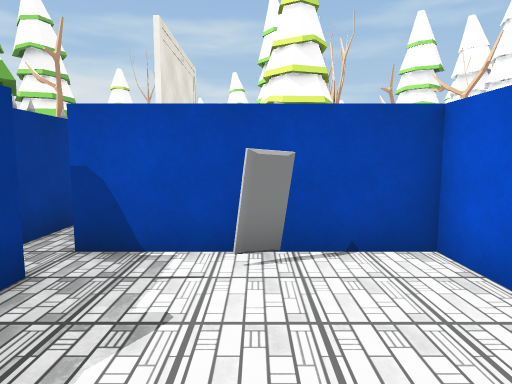
view 1 (above)

24 first-person views from a walk through a 3-D level made in the Unity game engine. The camera is 1.3 m above the floor, tilts 6° down and sees 75° across. The floor is counted in squares, 1 m on a side. Each view is taken from the middle of a square. On the plan, view 1 faces up. The plan holds only what a view shows up to about 14 squares ahead; the rest is blank. The place goes on beyond the plan. The player is left out. Some animated figures are left out. Door leaves are left out, so doorways stand open.

view 2
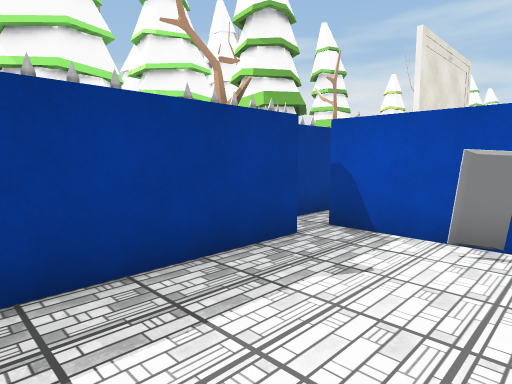

view 3
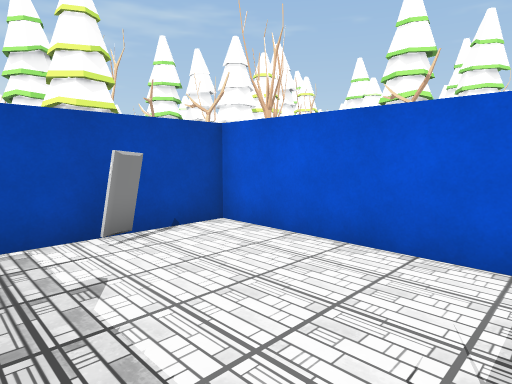

view 4
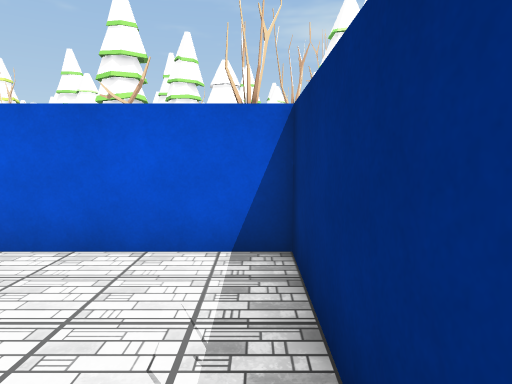

view 5
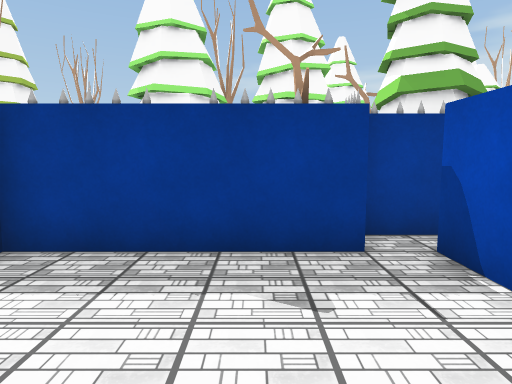

view 6
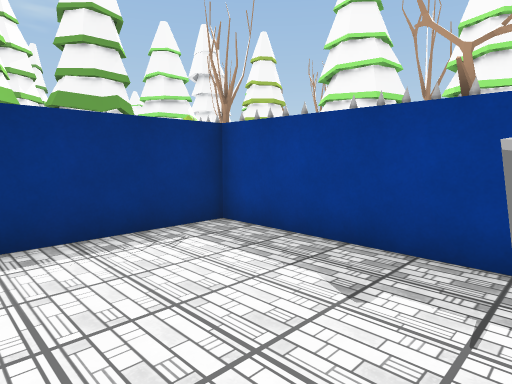

view 7
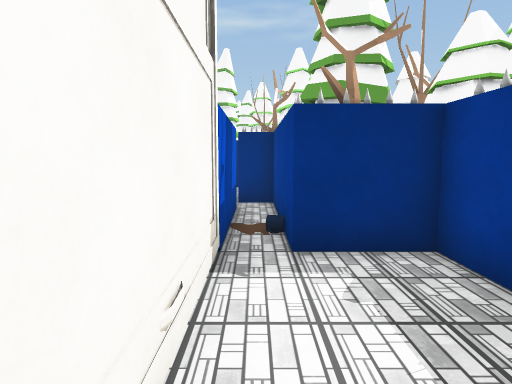

view 8
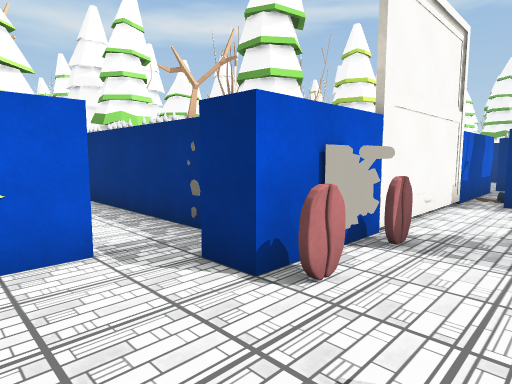

view 9
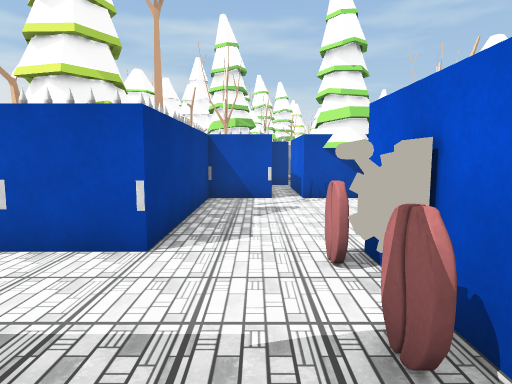

view 10
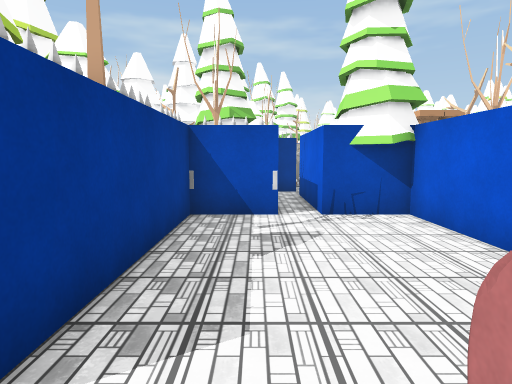

view 11
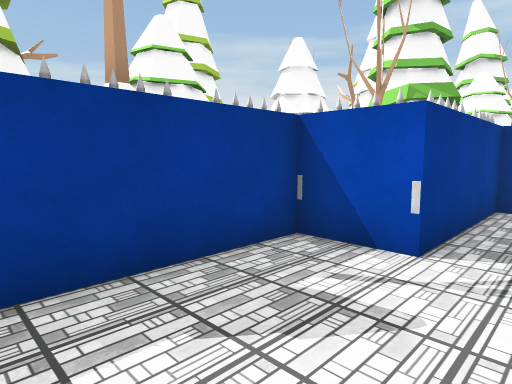

view 12
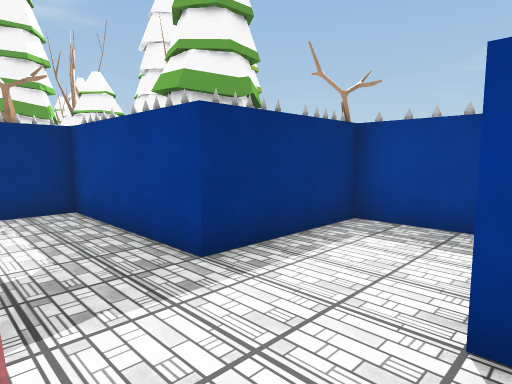

view 13
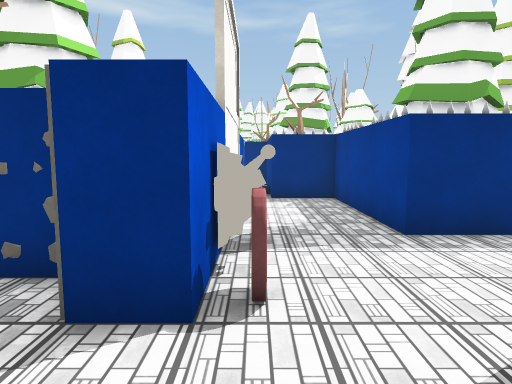

view 14
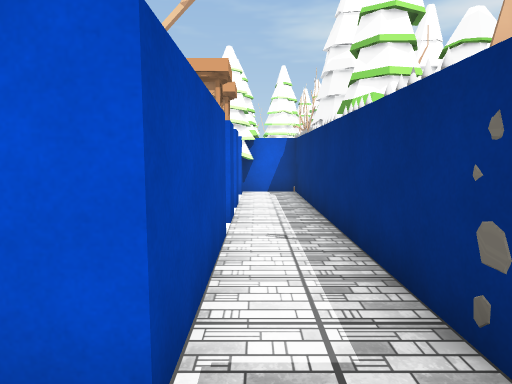

view 15
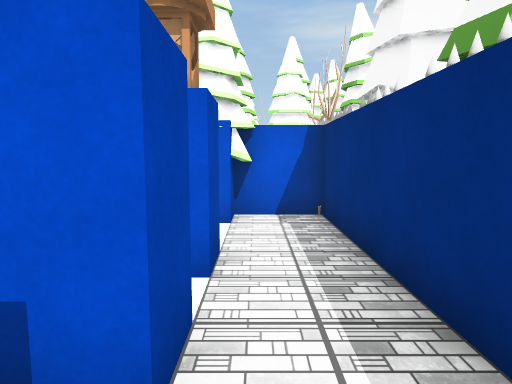

view 16
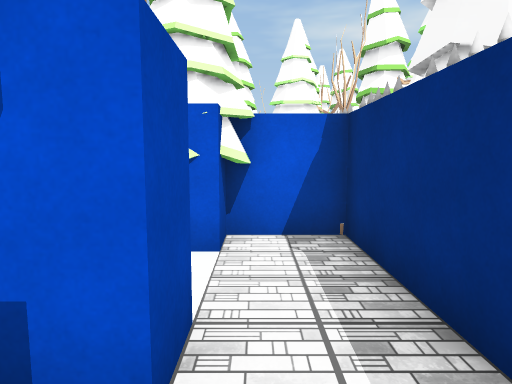

view 17
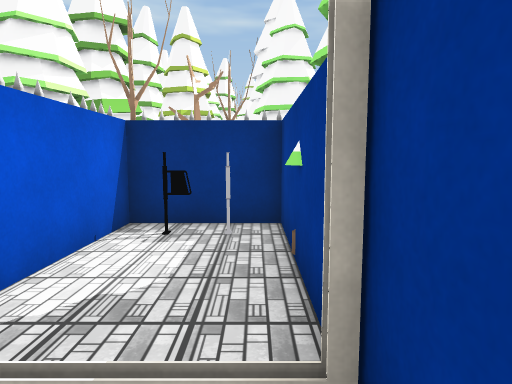

view 18
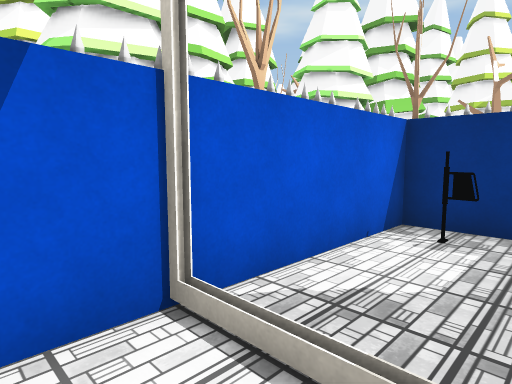

view 19
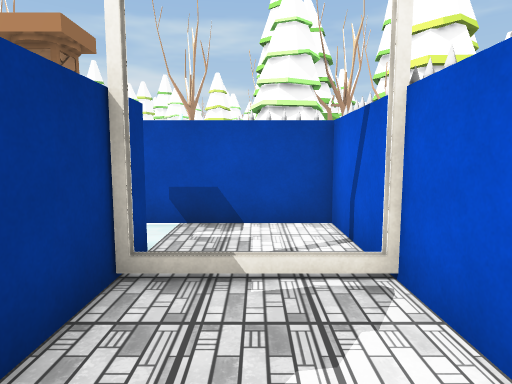

view 20
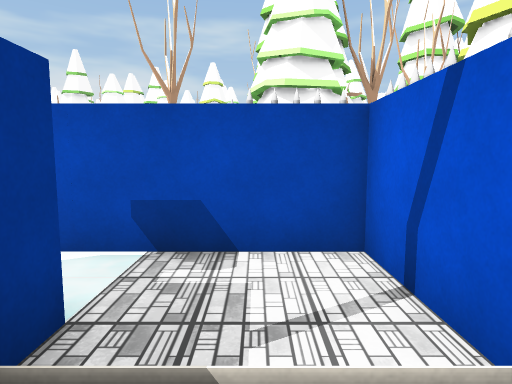

view 21
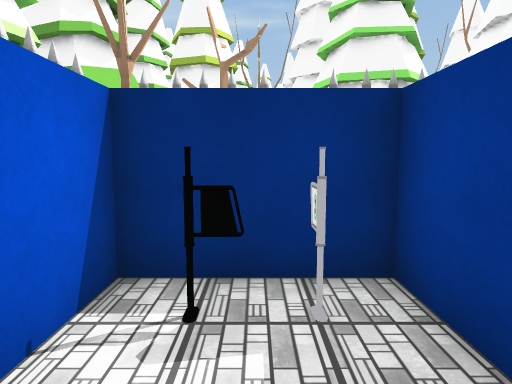

view 22
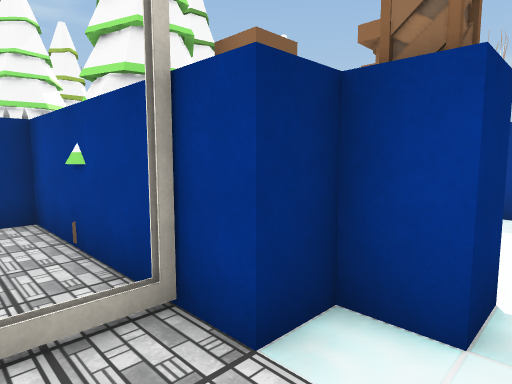

view 23
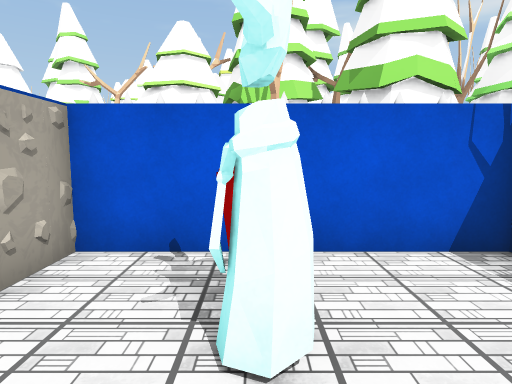

view 24
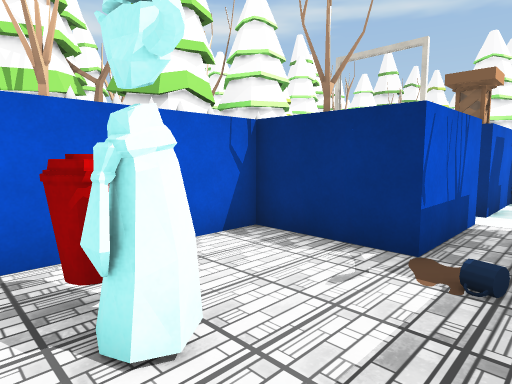

### Floor plan
Points are (right, up) in squares from view 1. A wall is a line through its corners. A room is listed if a view was taken in it or the views show most of it. See-through windows are left out.
Room 1 (views 1, 2, 3, 4, 5, 6)
walls: (-2.5, 1.6) (-2.5, -1.5) (2.5, -1.5) (2.5, 4.5) (-2.5, 4.5); (-3.5, 4.6) (-3.5, 3.6)
ways out: opening at (-4.7, 2.3) to room 2
objects: tree (-6, 1); tree (-5, 0) to (-4, 1); tree (-4, 2); other object (-3, 0); other object (-3, 2); other object (-3, 3); other object (0, 4)
Room 2 (views 7, 8, 9, 10, 11, 12, 13, 14)
walls: (-6.4, 16.5) (-7.5, 16.5); (-9.5, 15.8) (-9.5, 13.5); (-8.5, 13.5) (-5.5, 13.5) (-5.5, 8.5); (-4.4, 22.5) (-5.5, 22.5) (-5.5, 18.4); (-0.5, 17.5) (-0.5, 18.5); (-0.7, 15.3) (-0.3, 15.6); (-0.5, 20.4) (-0.5, 22.5) (-2.5, 22.5) (-2.5, 26.5); (-3.5, 26.6) (-3.5, 24.4); (-3.5, 6.6) (-3.5, 4.6); (-2.5, 4.5) (-2.5, 16.5) (-1.4, 16.5)
ways out: opening at (-4.7, 2.3) to room 1; opening at (0, 16.5) to room 3; opening at (-3, 28); open door at (-3, 8.5); open door at (-3, 22.5)
objects: tree (-10, 9) to (-10, 10); tree (-10, 13); other object (-10, 15); tree (-9, 4) to (-9, 5); tree (-9, 7) to (-8, 8); other object (-9, 13); tree (-9, 19); tree (-9, 23) to (-8, 23); tree (-8, 2) to (-7, 4); tree (-8, 11) to (-7, 12); tree (-8, 18) to (-7, 19); tree (-8, 20) to (-7, 21); tree (-8, 24) to (-7, 25); tree (-7, 5); tree (-7, 7) to (-6, 8); other object (-7, 13); tree (-7, 26) to (-6, 27); tree (-7, 28) to (-6, 28); tree (-6, 2) to (-5, 3); tree (-6, 5) to (-5, 6); tree (-6, 6); other object (-6, 10); other object (-6, 12); other object (-6, 17); other object (-6, 18); other object (-6, 20); other object (-6, 22); tree (-6, 25) to (-5, 27); tree (-6, 32) to (-4, 33); other object (-5, 8); tree (-5, 25); tree (-5, 28) to (-4, 29); other object (-4, 5); other object (-4, 7); tree (-4, 8); other object (-4, 23); other object (-4, 24); other object (-4, 26); other object (-4, 32); other object (-3, 14); other object (-3, 15); other object (-3, 16); tree (-1, 22); tree (0, 19) to (2, 20); other object (1, 21) to (2, 21)
Room 3 (views 15, 16, 19, 20, 21)
walls: (9.5, 19.6) (9.5, 21.6); (2.5, 17.5) (-0.5, 17.5); (-0.9, 15.5) (10.5, 15.5) (10.5, 17.5); (11.5, 21.5) (11.5, 15.5) (14.5, 15.5) (14.5, 16.6); (9.5, 23.4) (9.5, 25.1)
ways out: opening at (0, 16.5) to room 2; opening at (10, 22.5) to room 4; open door at (13, 20.5) to room 4; open door at (9, 25.5) to room 5
objects: tree (1, 7) to (2, 8); tree (1, 12) to (1, 13); tree (1, 14); other object (1, 15); tree (2, 13); tree (2, 13) to (4, 14); tree (3, -1); tree (3, 18); pillar (3, 29); other object (4, 11) to (5, 11); other object (4, 15); other object (4, 29); tree (5, 8) to (6, 9); pillar (5, 18); tree (6, -3) to (7, -3); tree (6, 9) to (7, 10); tree (6, 13) to (7, 14); other object (6, 15); pillar (7, 18); tree (8, -2); tree (8, -1) to (9, 0); tree (8, 2) to (8, 3); tree (8, 13) to (10, 14); other object (8, 15); pillar (8, 21); other object (8, 24); tree (9, 3) to (10, 4); tree (9, 10) to (10, 10); tree (9, 12); pillar (9, 19); other object (10, 15); tree (10, 17) to (11, 18); tree (11, 10) to (12, 10); tree (11, 13) to (12, 14); other object (12, 8) to (13, 9); other object (12, 15); tree (13, 1) to (14, 3); tree (13, 10); tree (13, 11) to (15, 12); gate (13, 16); tree (14, 13); other object (14, 15); tree (15, 12) to (17, 14); tree (15, 14); other object (15, 17); other object (15, 18) to (15, 19); tree (16, 8) to (17, 10); tree (16, 15) to (17, 17); tree (16, 18); other object (17, 14); tree (17, 17) to (17, 19)
Room 4 (views 17, 18, 22)
walls: (10.4, 21.5) (11.5, 21.5); (14.5, 19.4) (14.5, 23.5) (10.2, 23.5)
ways out: opening at (10, 22.5) to room 3; open door at (13, 20.5) to room 3
objects: pillar (10, 22); other object (13, 25); other object (13, 28); other object (13, 32); other object (14, 24); tree (14, 25); tree (14, 27) to (14, 29); tree (14, 30); tree (14, 31) to (15, 32); other object (15, 21); other object (15, 23); tree (15, 28); tree (15, 29) to (16, 30); tree (16, 19) to (17, 21); tree (16, 21) to (16, 23); tree (16, 31) to (16, 32); tree (17, 25) to (17, 26); tree (17, 27); tree (17, 28) to (17, 30); tree (17, 31) to (17, 32)
Room 5 (views 23, 24)
walls: (9.5, 25.1) (9.5, 26.5) (12.5, 26.5) (12.5, 32.5) (11.1, 32.5); (11.8, 32.6) (11.4, 32.5) (11.2, 32.5)
ways out: open door at (9, 25.5) to room 3
objects: other object (10, 30); tree (11, 27); other object (11, 30)

Where each view was taken, in squares from view 1:
view 1: 0 up, 0 right, facing up
view 2: 1 down, 1 right, facing up-left
view 3: 1 down, 2 left, facing up-right
view 4: 1 down, 2 left, facing right
view 5: 2 up, 2 right, facing left
view 6: 4 up, 2 right, facing down-left
view 7: 13 up, 3 left, facing down
view 8: 19 up, 5 left, facing down-right
view 9: 12 up, 4 left, facing up
view 10: 15 up, 4 left, facing up
view 11: 18 up, 2 left, facing up-left
view 12: 17 up, 3 left, facing down-left
view 13: 19 up, 3 left, facing down
view 14: 17 up, 2 left, facing right
view 15: 17 up, 3 right, facing right
view 16: 17 up, 5 right, facing right
view 17: 22 up, 12 right, facing down
view 18: 22 up, 12 right, facing down-right
view 19: 17 up, 13 right, facing up
view 20: 19 up, 13 right, facing up
view 21: 19 up, 13 right, facing down
view 22: 23 up, 13 right, facing down-left
view 23: 30 up, 8 right, facing right
view 24: 31 up, 8 right, facing down-right
